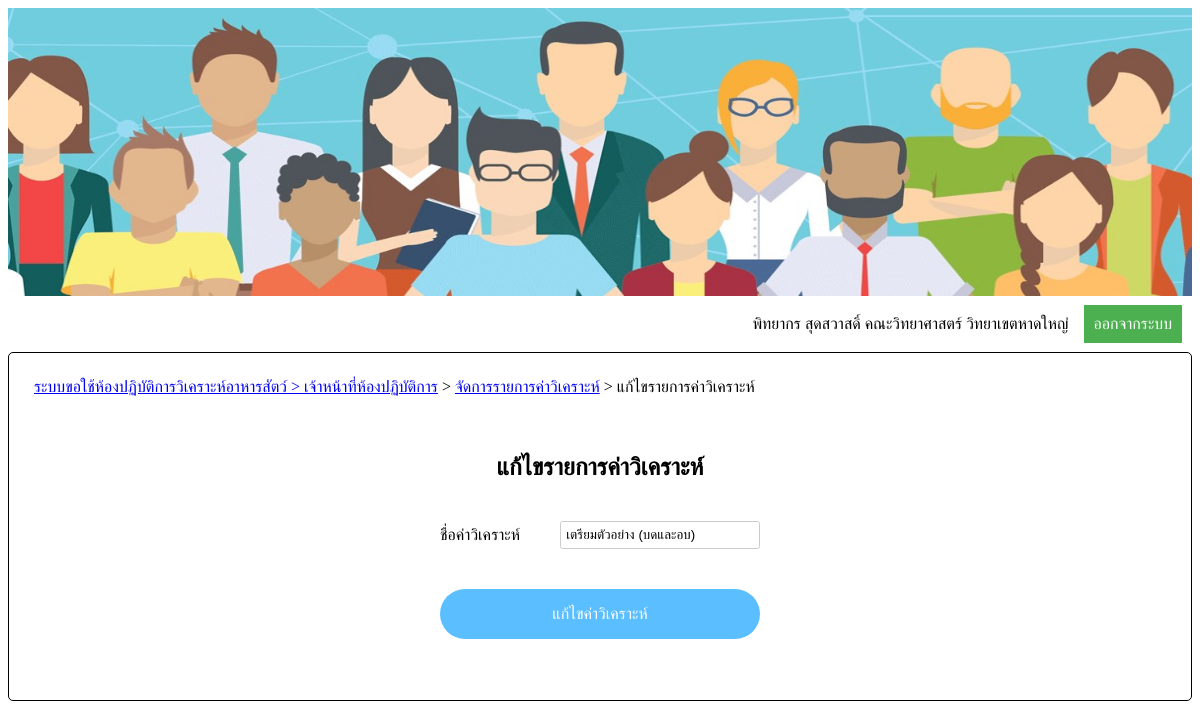
Screenshot of /AEditAnalysis.php?anaCode=2 (signed in) with the database file from the repository.
### tables this page shows
CREATE TABLE `member` (
  `memCode` int(10) unsigned NOT NULL AUTO_INCREMENT,
  `username` varchar(30) NOT NULL,
  `password` varchar(45) NOT NULL,
  `memlevel` int(1) NOT NULL,
  `name` varchar(30) NOT NULL,
  `email` varchar(30) NOT NULL,
  `passmail` varchar(30) DEFAULT NULL,
  `depCode` char(3) NOT NULL,
  PRIMARY KEY (`memCode`),
  KEY `depCode` (`depCode`),
  CONSTRAINT `member_ibfk_1` FOREIGN KEY (`depCode`) REFERENCES `department` (`depCode`)
);

CREATE TABLE `analysislist` (
  `anaCode` int(2) unsigned NOT NULL AUTO_INCREMENT,
  `anaName` varchar(30) NOT NULL,
  PRIMARY KEY (`anaCode`)
);

### AEditAnalysis.php (the view, shortened to what this page needs)
<?php
		if(!(isset($_SESSION['memCode']) && isset($_SESSION['memName'])&& isset($_SESSION['facCode'])&& isset($_SESSION['facName'])&& isset($_SESSION['depCode']) && isset($_SESSION['depName'])))
		{
			echo "<script>
					alert('กรุณาเข้าสู่ระบบใหม่อีกครั้ง');
					window.open('login.php','_self');
			</script>";
		}else{
			$memCode = $_SESSION['memCode'];
			require('connectDB.php');
			$sqlSearchSessionMember = "select * from member where memCode='$memCode';";
			$resultSearchSessionMember = mysqli_query($con,$sqlSearchSessionMember);
			$recnumSearchSessionMember = mysqli_fetch_array($resultSearchSessionMember);
			$memName = $recnumSearchSessionMember[4];
			$facName = $_SESSION['facName'];
		}
?>
<html>
<head>
</head>
<body>
	<center>
		<img src='img/hrm_3.jpg'>
	</center>
	<table id='tbLog' cellpadding='5' width='100%'>
		<tr align='right'>
			<td width='90%'>
				<?php echo "$memName $facName วิทยาเขตหาดใหญ่";  ?>
			</td>
			<td align='center'>
				<button id='signOut'>ออกจากระบบ</button>
			</td>
		</tr>
	</table>
	<table id='myTables' width='100%' cellspacing='10' cellpadding='5'>
		<tr>
			<td colspan='3'><a href='Amain.php'> ระบบขอใช้ห้องปฏิบัติการวิเคราะห์อาหารสัตว์ > เจ้าหน้าที่ห้องปฏิบัติการ</a> > <a href='AManageAnalysis.php'>จัดการรายการค่าวิเคราะห์</a> > แก้ไขรายการค่าวิเคราะห์ </td>
		</tr>
		<tr>
			<td>&nbsp;</td>
		</tr>
		<tr>
			<td>
				<div align='center'>
					<h2>แก้ไขรายการค่าวิเคราะห์</h2>
				</div>
	<form name='analysis' action='AEditQueryAna.php' method='POST' onsubmit='Javascript:return chkdata()'>
		<table border='0' align='center' cellpadding='20' >
<?php
	$anaCode = $_REQUEST['anaCode'];
	require('connectDB.php');
	$sqlSearchAna = "select * from analysislist where anaCode='$anaCode';";
	$resultSearchAna = mysqli_query($con,$sqlSearchAna);
	$recnumSearchAna = mysqli_fetch_array($resultSearchAna);
?>
			<tr>
				<td>ชื่อค่าวิเคราะห์</td>
			<?php echo "<td>
					<input type='text' name='anaName' value='".$recnumSearchAna[1]."' id='anaName'>
				</td>";
			?>
			</tr>
			<tr>
				<td colspan='2'>
					<input type='submit' value='แก้ไขค่าวิเคราะห์'>
				</td>
			</tr>
		</table>
	</form>
			</td>
		</tr>
	</table>
	<br><br>
</body>
</html>

### AEditAnalysis.php (style rules this page uses)
body { font-family: sarabun; font-size: 100%; line-height: 1.5; height:90% }
img { height:40%; width:100%; }
table,#fixTB { border:0px solid black; border-collapse: collapse; }
#tbLog { border-left: none; border-right:none; border-top:none; border-bottom:none; }
#signOut { background-color: #4CAF50; border: none; color: white; padding:10px 10px; text-align:center; text-decoration:none; display: inline-block; font-size: 16px; margin: 4px 2px; cursor: pointer; }
input[type="text"] { width: 200px; padding: 0.4em; border-radius: 0.2em; border: 1px solid #ccc; outline: none; }
input[type="submit"] { width: 100%; padding: 1em; border-radius: 30px; border: none; color: #fff; background-color: #5ABEFF; font-size: 1em; cursor:pointer; }
#myTables { border: 1px solid black; border-collapse: separate; border-radius: 5px; padding:10px; }

### rows the page displays
member: name "พิทยากร สุดสวาสดิ์"
analysislist: anaName "เตรียมตัวอย่าง (บดและอบ)"

### other values shown
$facName "คณะวิทยาศาสตร์"
